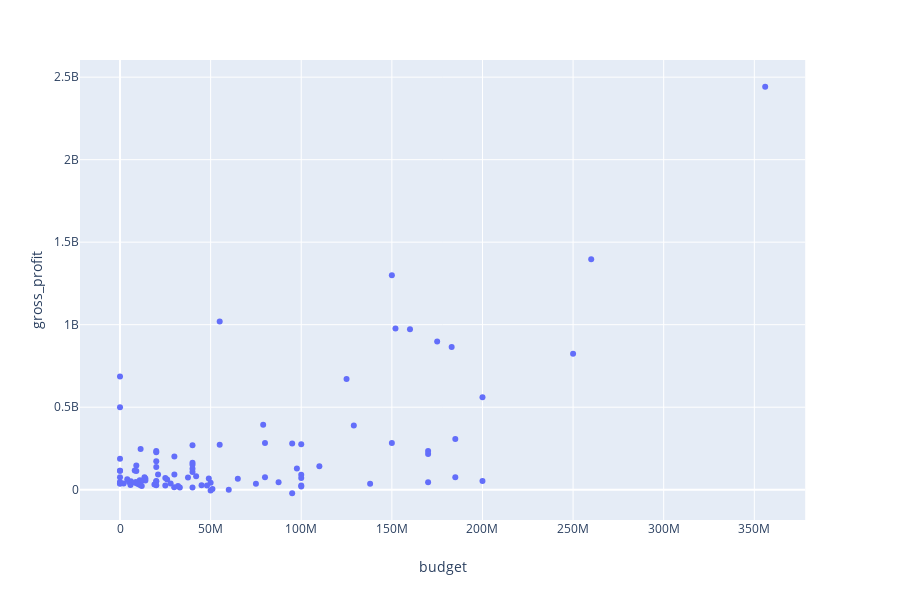

Notebook cell for this chart:
### Code cell
fig = px.scatter(df3, x='budget', y='gross_profit')
fig.show()
